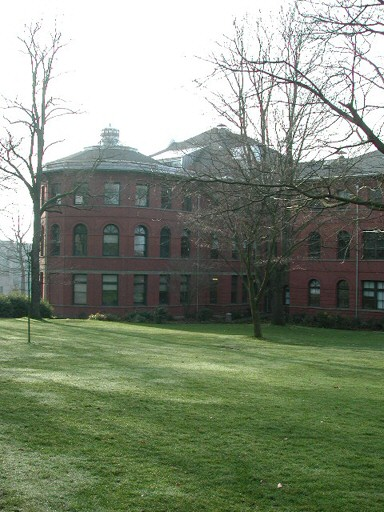
#> input picture DVF/HW2_Image_Stitching/pan/imgs/prtn00.jpg, 384 x 512 px
$ python HW2.py
#> lines starting #> are read from the running program, lines starting #| are printed output that depends on the picture

# coding: utf-8

# In[158]:


from PIL import Image,ImageDraw
import numpy as np

u_v=[1,1]
k=0.04
box_size = 1
image_name = 'pan/imgs/prtn00.jpg'
save_name = 'change.jpg'
def shifted_intensity(pixel,u,v,index_x,index_y,box_size):
    array=np.zeros((box_size*2+1,box_size*2+1))
    for i in range(-1*box_size,box_size+1):
        for j in range(-1*box_size,box_size+1):
            try:
                array[i+2,j+2] = pixel[index_x+i+u,index_y+j+v] - pixel[index_x+i,index_y+j]
            except:
                pass
    return array
"""
def shifted_intensity(pixel,u,v):
    array = np.zeros(shape=(width,height))
    if u>=0 and v>=0:
        for i in range(width-u):
            for j in range(height-v):
                array[i,j] = np.array(pixel[i+u,j+v])-np.array(pixel[i,j])
    elif u<0 and v>=0:
        for i in range(-1*u,width):
            for j in range(height-v):
                array[i,j] = np.array(pixel[i+u,j+v])-np.array(pixel[i,j])
    elif u>=0 and v<0:
        for i in range(width-u):
            for j in range(-1*v,height):
                array[i,j] = np.array(pixel[i+u,j+v])-np.array(pixel[i,j])
    else:
        for i in range(-1*u,width):
            for j in range(-1*v,height):
                array[i,j] = np.array(pixel[i+u,j+v])-np.array(pixel[i,j])
    return array
"""
def window_function(box_size):
    window_function=np.zeros((box_size*2+1,box_size*2+1))
    array = []
    for x in range(-1*box_size,1):
        for y in range(-1*box_size,1):
            window_function[x+box_size][y+box_size] = (x+2)**2 + (y+2)**2
    for size in range(1,box_size+1):
        window_function[box_size+size] = window_function[box_size-size]
    for size in range(1,box_size+1):
        window_function[:,box_size+size] = window_function[:,box_size-size]
    sigma = np.std(window_function)**2
    window_function = np.exp(((-1)*window_function)/(2*sigma))
    """
    sigma = np.std(array)
    w = np.zeros(np.shape(array))
    for x in range(array.shape[0]):
        for y in range(array.shape[1]):
            try:
            w[x,y] = np.exp(-1*( (x**2+y**2) / (2*(sigma**2)) ))
    """
    return window_function

def non_max_value_suppression(pixel,R_array,box_size):
    array=np.zeros(R_array.shape)
    for i in range(width):
        for j in range(height):
            temp = []
            for x in range(-1*box_size,box_size+1):
                for y in range(-1*box_size,box_size+1):
                    try:
                        pixel[i+x,j+y]
                        temp.append(R_array[i+x,j+y])
                    except:
                        pass
            if R_array[i,j] == np.max(temp):
                array[i,j] = R_array[i,j]
            else:
                array[i,j] = 0
    return array


def main():
    print("Harris corner detector")
    image = Image.open(image_name).convert("L")
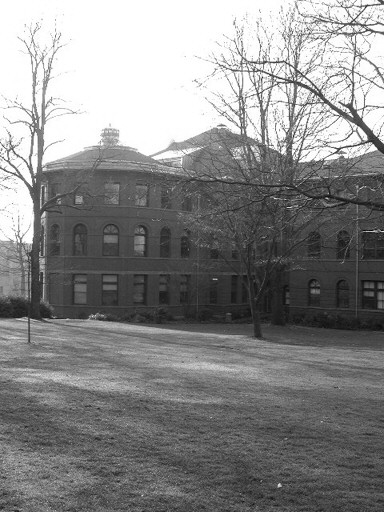
#> image: PIL image 384x512 L; min 1, max 255, mean 135.5
    array = np.array(image)
    height = image.height
#> height = 512
    width = image.width
#> width = 384
    pixel = image.load()
    R_array = np.zeros(shape=(width,height))
    w = window_function(box_size)
    plot_size = 2
    image.close()
    for i in range(width):
        for j in range(height):
            Ix = shifted_intensity(pixel,0,1,i,j,box_size)
            Iy = shifted_intensity(pixel,1,0,i,j,box_size)
            A = w*Ix*Ix
            B = w*Iy*Iy
            C = w*Ix*Iy
    #E_uv = A*u_v[0]*u_v[0] + 2*C*u_v[0]*u_v[1] + B*u_v[1]*u_v[1]
            M = np.array([[np.sum(A),np.sum(C)],[np.sum(C),np.sum(B)]])
            R = np.linalg.det(M) - k*(np.trace(M)**2)
            R_array[i,j] = R
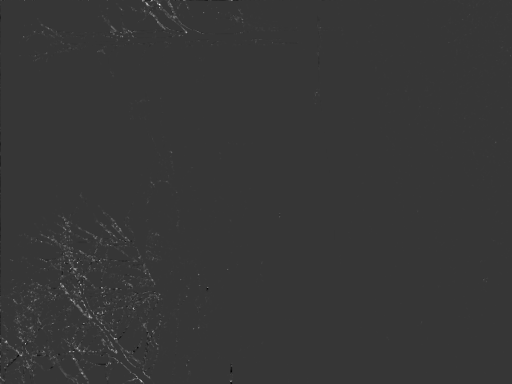
#> R_array: shape (384, 512) float64; min -151650428.5, max 556514577.8, mean 1674744.7; drawn with min black and max white
    NMVS = non_max_value_suppression(pixel,R_array,box_size)
#> after the loop in non_max_value_suppression, `for i in range(width):`: array: shape (384, 512) float64; every value is 0
    result = NMVS
    #result = R_array

    threshlod = 7000000
    new_array = np.zeros(result.shape)
    for i in range(result.shape[0]):
        for j in range(result.shape[1]):
            if NMVS[i,j] <= threshlod:
                new_array[i,j] = 0
            else:
                new_array[i,j] = 255
    image = Image.open(image_name)
    draw = ImageDraw.Draw(image)

    for i in range(R_array.shape[0]):
        for j in range(R_array.shape[1]):
            if new_array[i,j]==0:
                pass
                #draw.point((i,j),fill='black')
            else:
                #pass
                draw.point((i,j),fill='red')
                """
                for x in range(-1*plot_size,plot_size+1):
                    draw.point((i+x,j),fill='red')
                    draw.point((i,j+x),fill='red')
                """
    image.save(save_name)
    image.close()
#> (the run stopped early here; a loop or call above may not have finished)
